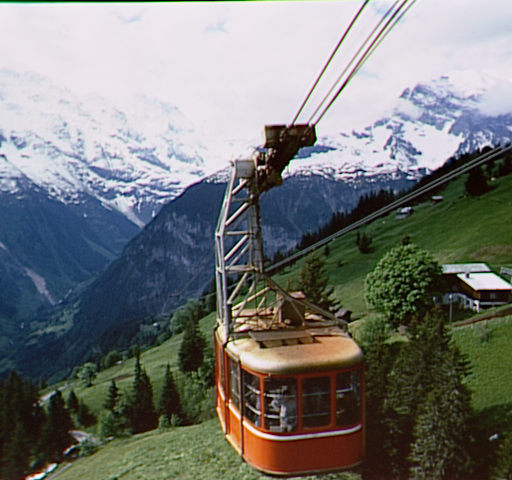
#> input picture cablecar.bmp, 512 x 480 px
$ python part3_color_spaces.py
#> lines starting #> are read from the running program, lines starting #| are printed output that depends on the picture
import cv2
import numpy as np

# Read the image
img = cv2.imread('cablecar.bmp')
#> img is the input picture: shape (480, 512, 3); mean B, G, R 117.6, 120, 117.9

if img is None:
    print("Erreur : Impossible de charger l'image.")
else:
    # Resize for better visualization
    # Reused logic from Part 2
    resized_img = cv2.resize(img, (int(img.shape[1]/2), int(img.shape[0]/2)))
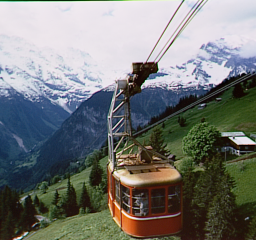
#> resized_img: shape (240, 256, 3); mean B, G, R 117.8, 120.1, 118

    # Convert from BGR to YCrCb color space: Y is the Luminance component, Cb and Cr chrominance components
    img_ycrcb = cv2.cvtColor(resized_img, cv2.COLOR_BGR2YCrCb)
#> img_ycrcb: shape (240, 256, 3); mean of channels 0, 1, 2 119.2, 127.1, 127.2
    cv2.imwrite("ycrcb_random.png", img_ycrcb)

    # Convert from BGR to HSV color space
    img_hsv = cv2.cvtColor(resized_img, cv2.COLOR_BGR2HSV)
#> img_hsv: shape (240, 256, 3); mean H, S, V 83.4, 90.1, 133.9
    cv2.imwrite("hsv_random.png", img_hsv)

    # Convert an RGB image to grayscale
    img_gray = cv2.cvtColor(resized_img, cv2.COLOR_BGR2GRAY)
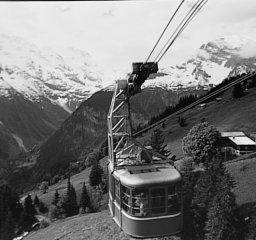
#> img_gray: shape (240, 256); min 1, max 247, mean 119.2

    # Concatenate images Horizontally
    # img_gray is 2D, convert back to 3 channels (BGR) to allow concatenation
    img_gray_bgr = cv2.cvtColor(img_gray, cv2.COLOR_GRAY2BGR)

    # Concatenate: Gray (re-colored to BGR), YCrCb, HSV
    images = np.concatenate((img_gray_bgr, img_ycrcb, img_hsv), axis=1)
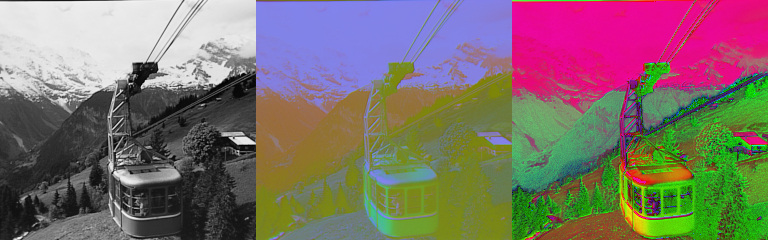
#> images: shape (240, 768, 3); mean B, G, R 107.3, 112.2, 126.8

    cv2.imshow('Gray, YCrCb and HSV images', images)
    print("Appuyez sur une touche pour fermer la fenêtre...")
    cv2.waitKey(0)
    cv2.destroyAllWindows()

$ run again, with exercise2_border.png saved as cablecar.bmp
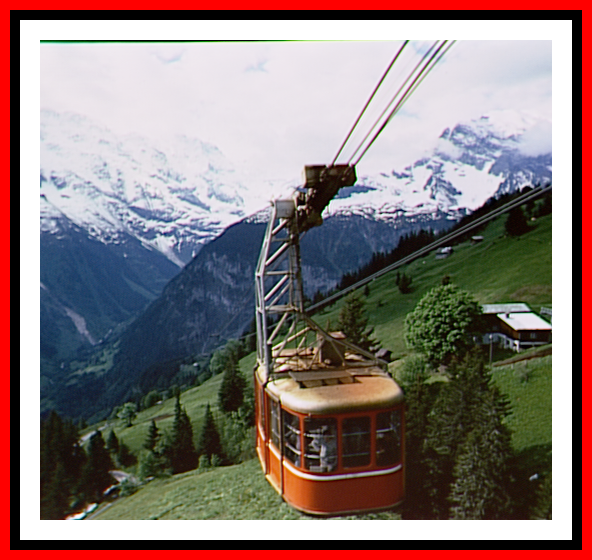
#> input picture exercise2_border.png, 592 x 560 px
#> img is the input picture: shape (560, 592, 3); mean B, G, R 119, 120.7, 136.6
#> img_ycrcb: shape (280, 296, 3); mean of channels 0, 1, 2 125.3, 136, 124.4
#> img_hsv: shape (280, 296, 3); mean H, S, V 61.8, 84.2, 148.4
#> `img_gray = cv2.cvtColor(resized_img, cv2.COLOR_BGR2GRAY)`:
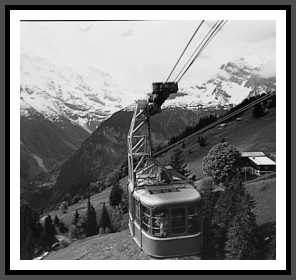
#> img_gray: shape (280, 296); min 0, max 255, mean 125.3
#> `images = np.concatenate((img_gray_bgr, img_ycrcb, img_hsv), axis=1)`:
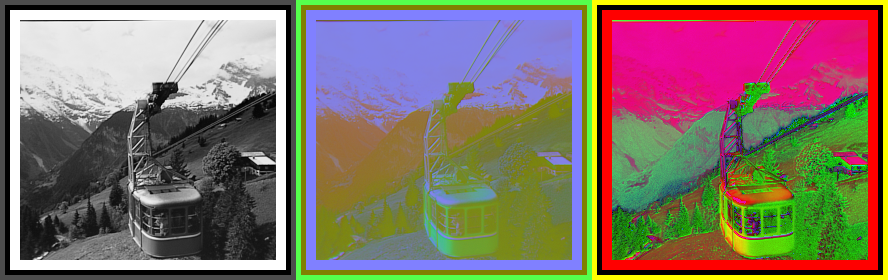
#> images: shape (280, 888, 3); mean B, G, R 104.2, 115.2, 132.7
